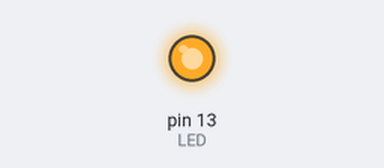
Bench run of a sketch on a simulated Arduino Uno, built with avr-gcc and run on an emulated ATmega328P. On the bench: output pins drawn as LEDs (lit = HIGH).

Above: at 0.05 s.
Timing chart, 0 to 3.0 s (numbered marks = the images above):
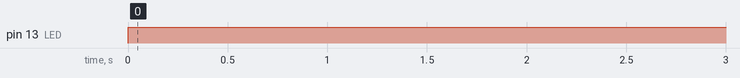

The sketch:

LED_BLink_Code.ino
```cpp
#define LED 13  // The pin the LED is connected to

// Can use int LED = 13 also

void setup() {
  pinMode(LED, OUTPUT); // Declare the LED as an output
}

void loop() {
  digitalWrite(LED, HIGH); // Turn the LED on
  delay(500); // Give a Delay
  digitalWrite(LED, LOW); // Turn the LED off
}
```

Measured:
- by itself, pin 13 (LED): LOW → HIGH at 0.00 s
